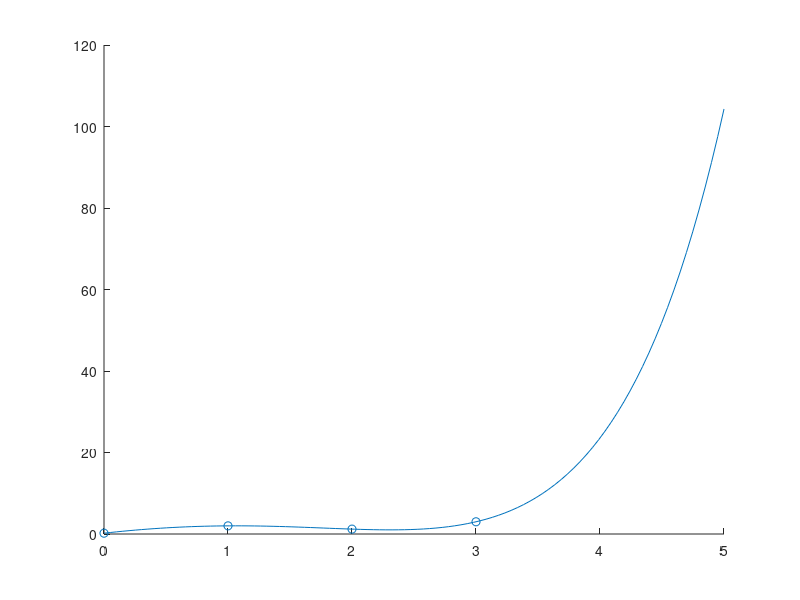

Source code (MATLAB):
clc; clear all; close all;

x = [0, 1, 2, 3]';
y = [0.2, 2, 1.2, 3]';

A = [ones(4, 1), exp(x), x.^2, sin(x)]
coeffs = A\y

xvals = linspace(0, 5, 100);
yvals = coeffs(1) + (coeffs(2)*exp(xvals)) + (coeffs(3)*(xvals.^2)) + (coeffs(4)*sin(xvals));

scatter(x, y); hold on;

plot(xvals, yvals)